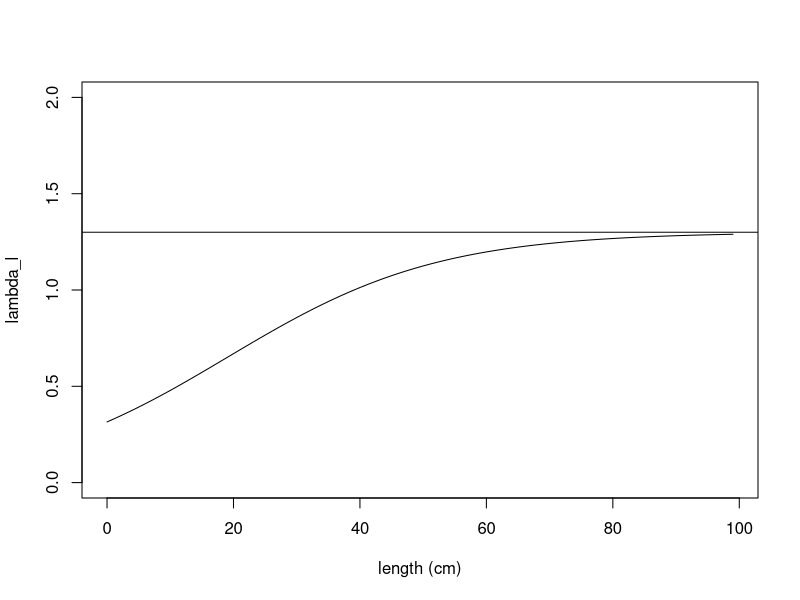
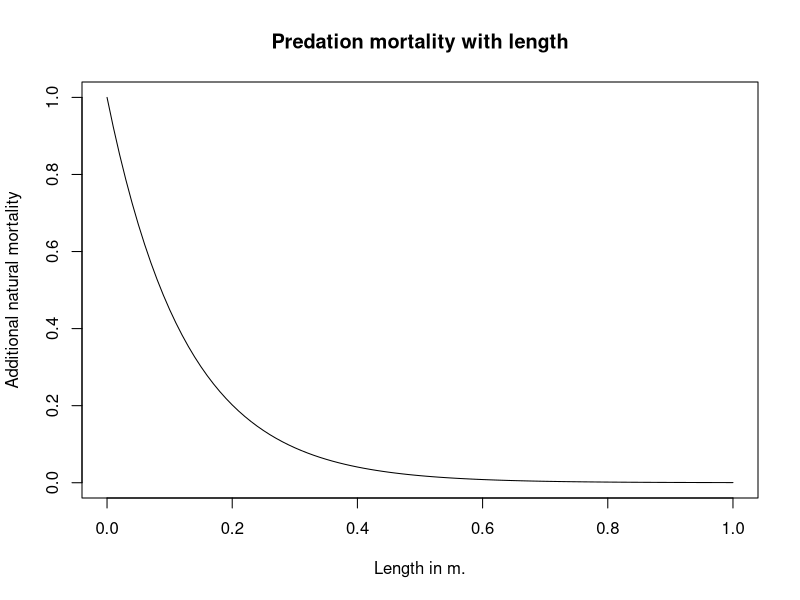
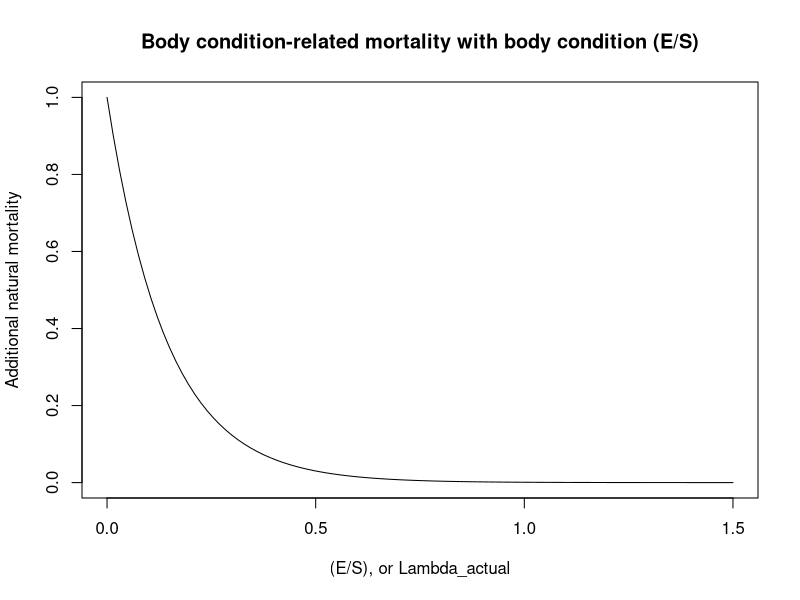
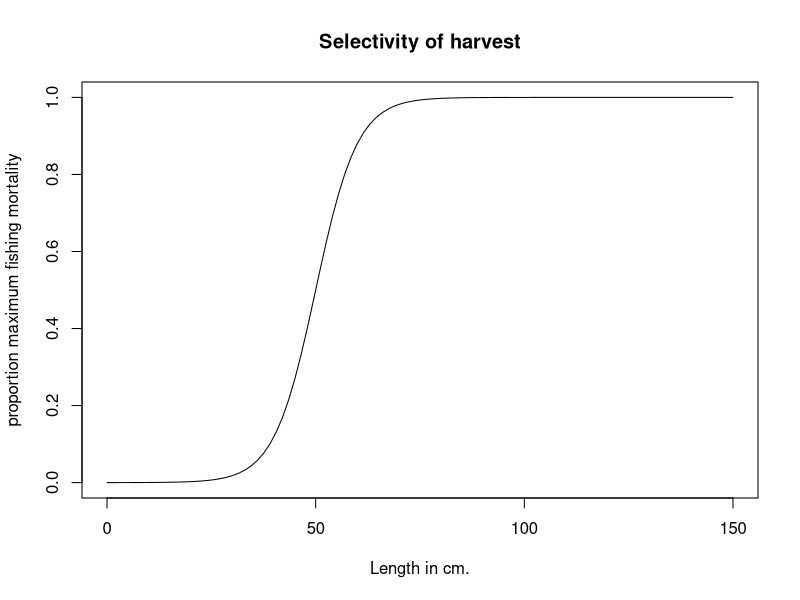
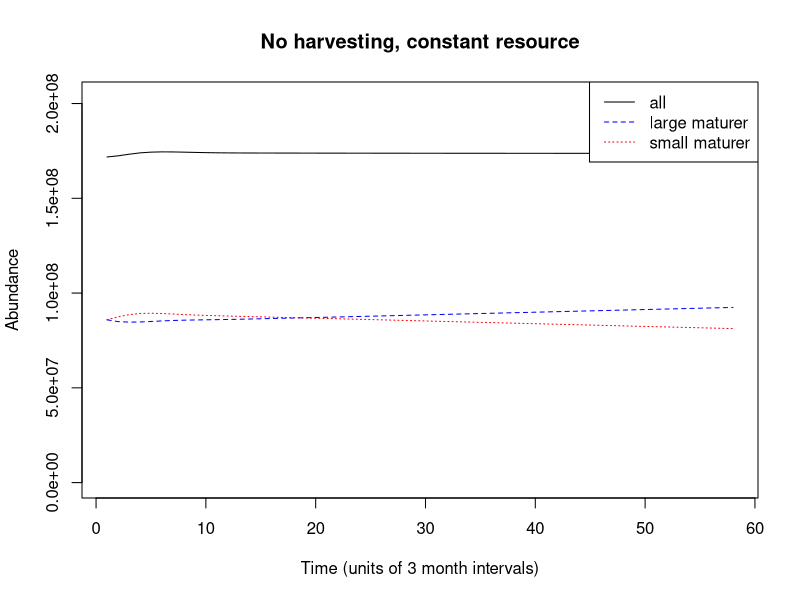

The R source for these figures, in order: (Note: a time limit stopped this script after it produced the figures.)
## ---- chunk 1
knitr::opts_chunk$set(echo = TRUE)
## ---- chunk 2
ratios <- vector(mode="numeric", length=25)
r =6
# In meters
a_bar = 0.2
lambda_min=0

lambda_max=1.3

for (i in 1:100) {
  ratios[i] <- lambda_min + (lambda_max-lambda_min)*(exp(r*((i/100)-a_bar)))/(1+exp(r*((i/100)-a_bar)))
}
plot(0:(length(ratios)-1), ratios, xlab="length (cm)", ylab="lambda_l", type="l", ylim=c(0,2))
abline(h=1.3)
## ---- chunk 3
curve(exp(-8*x), from =0, to=1, xlab="Length in m.", ylab="Additional natural mortality", main="Predation mortality with length")
curve(exp(-7*x), from =0, to=1.5, xlab="(E/S), or Lambda_actual", ylab="Additional natural mortality", main="Body condition-related mortality with body condition (E/S)")
## ---- chunk 4
curve(1/(1+exp(-0.2*(x - 50))), from =0, to=150, xlab="Length in cm.", ylab="proportion maximum fishing mortality", main="Selectivity of harvest")
## ---- chunk 5
# genotype1r = 4
# genotype2r = 8
# genotype1l_bar = 0.2
# genotype2l_bar = 0.2
# genotype1w = 0.674
# genotype2w = 0.674

# genotype1r = 6
# genotype2r = 6
# genotype1l_bar = 0.2
# genotype2l_bar = 0.2
# genotype1w = 0.7
# genotype2w = 0.3

genotype1r = 6
genotype2r = 6
genotype1l_bar = 0.2
genotype2l_bar = 0
genotype1w = 0.674
genotype2w = 0.674

# Set longevity of the fish species, runtime of the model, and number of distinct genotypes
longevity_days = 9125
# set runtime to any arbitrary desired value, in units of days, that is a multiple of 365
runtime_days = 150*365
genotypes = 2
# Setting the length of the timestep in days - set to any fraction of 365
timescale= (365)/4
# Setting run time and longevity to units of time steps
runtime = round(runtime_days/timescale)
longevity = round(longevity_days/timescale)

# How long to run model for convergence before addition of genetic diversity
# in units of days
add_genotypes = 33440

initialize_pop_matrices <- function(longevity, runtime, genotype) {
  # Initialize matrix of columns (years) and rows (age classes)
  # Multiplied by 3 because we'll be storing cohorts' reproductive biomass and lengths 
  age_dist=matrix(0L, nrow=longevity*3, ncol=runtime+1)
  # Add (arbitrarily) 1000000 individuals to age=10 to start with
  age_dist[round(3650/timescale), 1] = 1000000
  return(age_dist)
}

# Generate a matrix for each genotype
for (g in 1:genotypes) {
  assign(paste("age_dist_",g,sep=""),initialize_pop_matrices(longevity, runtime, g),envir = .GlobalEnv)
}

# Set parameters
# Need to add density dependence
# The steepness of the increase in the ratio lambda (reversible over structural mass)
r = 6
# The length at which the increasing function of lambda reaches its inflection point
l_bar = 0.2
# Scaling parameter for obtaining structural mass from standard length
c_1 = 5787
# Multiplier for obtaining overall yearly energy intake as a function of structural mass
p_0 = 0.1*timescale
# Exponent for obtaining overall yearly energy intake as a function of structural mass
p_1 = 2/3
# Maximum ratio lambda (reversible over structural mass) a fish can attain over its life
lambda_max = 1.3
# Minimum ratio lambda a fish can attain over its life
lambda_min = 0
# Multiplier for obtaining cost of maintenance of structural mass
c_S = 0.003*timescale
# Multiplier for obtaining cost of maintenance of reversible mass
c_E = 0.0003*timescale
# Efficiency with which energy is converted into reversible mass
e_E = 0.9
# Efficiency with which energy is converted to structural mass
e_S = (1/3)
# Multiplier and exponent for the cost of reproduction (in grams)
r_0 = 6
r_1 = 0.6
# Effectively, reproductive investment (fraction of reversible mass devoted to reproduction)
w= 0.674
# Instantaneous base mortality rate, derived from daily instantaneous probability of survival for M=-0.2, multiplied to -1 to make positive
m = log(0.999452^timescale)*(-1)
# Instantaneous fishing mortality
Fishing = 0
# Ricker
alpha = 8.44e-09
b = 4.43e-15
# Parameter setting size-selection ogive steepness
q_f = 0.2
# Minimum catch size for the species (in meters)
mincatchsize = 0.5
# Total population biomass
b_t=0
# Increased natural mortality rate at E/S = 0 or S = 0 
# For roughly 0.5 year-based instantaneous mortality at ~1 yrs., Koster et al 2003
m_p_max=log(0.9986^timescale)*(-1)
m_c_max=log(0.95^timescale)*(-1)
# Egg packing constant
packing = 4.45e6
# Parameter for exponential decline in condition-dependent mortality with improved body condition
z_c=7
# Parameter for exponential decline in predation mortality with increased body length
z_p=8
# Resource density
RD = 9000000
# Consumption with resource density half-saturation constant
K_RD = 1000000
# Variability in resource
sd_RD = 0
# How much energy intake is affected by changes in resources (1=no change)
resource = 1

# GROWTH FUNCTIONS

# For obtaining structural mass
structural_mass <- function(l) {
  return(c_1*(l)^3)
}

# Calculate the instrinsic length-dependent E/S ratio that the fish is trying to attain
intrinsic_lambda <- function(l, l_bar, r, lambda_min, lambda_max) {
  return(lambda_min + (lambda_max-lambda_min)*(exp(r*(l-l_bar)))/(1+exp(r*(l-l_bar))))
}

# Energy intake for the fish per year, dependent on fish structural biomass
size_dependent_energy_intake <- function(S, p_0, p_1) {
  return(resource*p_0*(S)^(p_1))
}

# Calculate the cost of the year of maintaining current structural and reversible biomass
maintenance_cost <- function(S, E, c_S, c_E) {
  return(c_S*S + c_E*E)
}

# Function for calculating a new, reduced level of reversible biomass, if net energy intake is negative
negative_p_net <- function(E, p_net, e_E) {
  if (p_net < 0) {
    return(E + (p_net/e_E))}
}

# Calculate the amount of energy needed to raise the R/S ratio to the length-dependent maximum
p_E_raising_lambda <- function(lambda_a, S, E) {
  return((lambda_a*S - E))
}

# Calculating proportion of any remaining energy to be converted to structural mass, to maintain R/S
remaining_energy_allocation <- function(e_S, e_E, lambda_a) {
  return((lambda_a*e_S)/(lambda_a*e_S + e_E))
}

# Obtain R and S for a cohort prior to its reproduction (or failure to reproduce) that year
get_pre_reproductive_size <- function(E_past, l_past, a) {
  S_past = structural_mass(l_past)
  S = S_past
  lambda_a = intrinsic_lambda(l_past, l_bar, r, lambda_min, lambda_max)
  p_net = size_dependent_energy_intake(S_past, p_0, p_1) - maintenance_cost(S_past, E_past, c_S, c_E)
  if (p_net < 0) {
    E <- max(0,negative_p_net(E_past, p_net, e_E))
  }
  if (p_net >= 0 & lambda_a > (E_past/S_past)) {
    # Gives amount of grams needed to raise E/S to lambda_l - not taking efficiency into account yet
    p_E = p_E_raising_lambda(lambda_a, S_past, E_past)
    if ((p_E/e_E - p_net) >=0) {
      E_past = p_net*e_E + E_past
      p_net = 0
    }
    if ((p_E/e_E - p_net) <0) {
      E_past = p_E + E_past
      p_net = p_net - p_E/e_E
    }
  }
  E = E_past
  if (p_net >= 0) {
    E = E_past + remaining_energy_allocation(e_S, e_E, lambda_a)*e_E*p_net
    S = S_past + (1-remaining_energy_allocation(e_S, e_E, lambda_a))*e_S*p_net
  }
  l = (S/c_1)^(1/3)
  output <- c(E,l)
  return(output)
}

# REPRODUCTION FUNCTIONS

# Calculate spawning stock biomass
fecundity <- function(ages, t, age_dist, g) {
  # Parameterizing genotypes
  if (t >= round(add_genotypes/timescale)) {
    w=0.674
    # Genotype parameterization
    if (g==1) {
      w=genotype1w
    }
    if (g==2) {
      w=genotype2w
    }
  }
  fecundity = 0
  for (a in ages) {
    if ((w*age_dist[a+(longevity),t]-(r_0*structural_mass(age_dist[a+(2*longevity),t]))^(r_1))>0) {
      fecundity = fecundity + (w*age_dist[a+(longevity),t]-(r_0*structural_mass(age_dist[a+(2*longevity),t]))^(r_1))*age_dist[a,t]
      age_dist[a+(longevity),t] = age_dist[a+(longevity),t] - w*age_dist[a+(longevity),t]
    }
  }
  # Convert from g. to kg.
  fecundity = fecundity/1000
  # Convert from kg. to fecundity
  fecundity = fecundity*(packing)
  assign(paste("age_dist_",g,sep=""),age_dist, envir = .GlobalEnv) 
  return(fecundity)
}

# Calculate total population biomass
biomass_t <- function(ages, t) {
  for (a in ages) {
    b_t = b_t + age_dist[a, t-1]*(structural_mass(age_dist[a+(2*longevity),t-1]))
  }
  return(b_t)
}

# Density dependent recruitment for this year
recruitment <- function(age, ages, t) {
  egg_production_total = 0
  for (g in 1:genotypes) {
    egg_production_total = egg_production_total + fecundity(ages, t, get(paste("age_dist_",g,sep="")),g)
  }
  relative_recruitment = vector(mode="numeric", length=genotypes)
  for (g in 1:genotypes) {
    relative_recruitment[g] = fecundity(ages, t, get(paste("age_dist_",g,sep="")),g)/egg_production_total
  }
  if (age==0) {
    N_0 = alpha * egg_production_total * exp(-b*egg_production_total)
    # Converting from thousands recruits to recruits, dividing by 2 because Ricker makes both male and female fish
    N_0 = N_0 * 1000
    N_0 = N_0/2
  }
  for (g in 1:genotypes) {
    age_dist = get(paste("age_dist_",g,sep=""))
    age_dist[1,t] = N_0*relative_recruitment[g]
    assign(paste("age_dist_",g,sep=""),age_dist, envir = .GlobalEnv) 
  }
}

# Add new recruits, and change the reproducing cohorts' amount of reversible mass
reproduce <- function(ages, t) {
  if (t>1) {
    recruitment(0, ages, t)
  }
}

# MORTALITY FUNCTIONS

# Fishing mortality is size selective
selective_mortality <- function(length) {
  1 / (1 + exp(-q_f*(length - mincatchsize)*100))
}

# Mortality drops as E/S increases, as S increases
mortality <- function(age) {
  cond <- 100*(((age_dist[age-1+(longevity),t-1]))+structural_mass(age_dist[age-1+(2*longevity),t-1]))/((100*age_dist[age-1+(2*longevity),t-1])^3)
  length = age_dist[age-1+(2*longevity),t-1]
  if (age < longevity) {
    N_t = age_dist[age-1,t-1]*exp( -m + -Fishing*selective_mortality(length) - m_c_max*exp(-z_c*cond) - (m_p_max-m)*exp(-z_p*length) )
  }
  if (age == longevity) {
    N_t = age_dist[age-1,t-1]*exp( -m + -Fishing*selective_mortality(length) - m_c_max*exp(-z_c*cond) - (m_p_max-m)*exp(-z_p*length))
    N_t = age_dist[age,t-1]*exp( -m + -Fishing*selective_mortality(length) - m_c_max*exp(-z_c*cond) - (m_p_max-m)*exp(-z_p*length))
  }
  return(N_t)
}

# Initial masses and lengths for age 0 cod from table 2.2.1 from Ianelli et al., and (for the lambda ratio) from Audzijonyte and Richards
# Calculate lengths (and reversible masses) at each age for the model with no density dependence
lengths_at_t1 <- function(genotypes) {
  t=1
  for (g in 1:genotypes) {
    age_dist = get(paste("age_dist_",g,sep=""))
    age_dist[1+(longevity), 1] = 3.938
    age_dist[1+2*(longevity), 1] = 0.1102
    for (i in 2:longevity) {
      new_E_l = get_pre_reproductive_size(age_dist[i-1+(longevity), 1],age_dist[i-1+2*(longevity), 1], i-1)
      age_dist[i+(longevity), 1] = new_E_l[1]
      age_dist[i+(2*longevity), 1] = new_E_l[2]
      if ((w*age_dist[i+(longevity),t]-(r_0*structural_mass(age_dist[i+(2*longevity),t]))^(r_1))>0)
      {
       age_dist[i+(longevity),t] = age_dist[i+(longevity),t] - w*age_dist[i+(longevity),t]*(timescale/365) 
      }
    }
    assign(paste("age_dist_",g,sep=""),age_dist, envir = .GlobalEnv) 
  }
}  

# Initialize lengths and reversible masses for ages
lengths_at_t1(genotypes)

# Set runtime so is extra time left in end of model, to account for recruitment lag
runtime <- (runtime - (round(365/timescale)))

# Run the model
for (t in 2:runtime) {
  random_multiplier <- max(rnorm(1,1,sd=sd_RD),0)
  resource = (random_multiplier*RD/(K_RD+ random_multiplier*RD))  
  b_t=0
  if (t == round(add_genotypes/timescale)) {
    Fishing = log(exp(-0)^(1/(365/timescale)))*(-1)
    sd_RD = 0
  }
  for (genotype in 1:genotypes) {
    age_dist = get(paste("age_dist_",genotype,sep=""))
    b_t = biomass_t(1:longevity, t)
    assign(paste("age_dist_",genotype,sep=""),age_dist, envir = .GlobalEnv) 
  }
  for (genotype in 1:genotypes) {
    
    # Parameterizing genotypes
    if (t >= round(add_genotypes/timescale)) {
      r=6
      # Genotype parameterization
      if (genotype==1) {
        # a_bar = 36.5
        r=genotype1r
        l_bar = genotype1l_bar
      }
      if (genotype==2) {
        # a_bar = 365*2
        r=genotype2r
        l_bar = genotype2l_bar
      }
    }
  
    age_dist = get(paste("age_dist_",genotype,sep=""))
    age_dist[1+(longevity), t] =  3.938
    age_dist[1+2*(longevity), t] = 0.1102
    for (age in 2:longevity) {
      new_E_l = get_pre_reproductive_size(age_dist[age-1+(longevity), t-1],age_dist[age-1+2*(longevity), t-1], age-1)
      age_dist[age+(longevity), t] = new_E_l[1]
      age_dist[age+(2*longevity), t] = new_E_l[2]
    
    # Mortality
    for (age in 2:longevity) {
      age_dist[age, t] <- mortality(age)
    }
    }
    assign(paste("age_dist_",genotype,sep=""),age_dist, envir = .GlobalEnv) 
  }
  if ((t%%round(365/timescale) == 0)) {
   reproduce(1:longevity, t) 
  }
}

## ---- chunk 6
### Analysis code

approach <- vector(mode="numeric", length=runtime)
for (i in 1:runtime) {
  for (j in 1:genotypes) {
    approach[i] <- approach[i]+ sum(get(paste("age_dist_", j, sep=""))[1:longevity,i])
  } 
}
# Plot population dynamics
plot(approach[seq(round(add_genotypes/timescale),length(approach), by=4)],lty=1, pch=19, type="l", ylab="Abundance",xlab="Time (units of 3 month intervals)", ylim=c(0,max(approach)), main= "No harvesting, constant resource")
approach <- vector(mode="numeric", length=runtime)
for (i in 1:runtime) {
  approach[i] <- sum(age_dist_1[1:longevity,i])
}
lines(approach[seq(round(add_genotypes/timescale),length(approach), by=4)], lty=2, pch=19, type="l", col="blue")
cols <- c(3,4,5,6)
for (j in 2:genotypes) {
  approach <- vector(mode="numeric", length=runtime)
  for (i in 1:runtime) {
    approach[i] <- sum(get(paste("age_dist_",j, sep=""))[1:longevity,i])
  }
  lines(approach[seq(round(add_genotypes/timescale),length(approach), by=4)], lty=cols[j-1], pch=19, col="red")
}
legend("topright",legend=c("all", "large maturer","small maturer"), lty=1:3, col=c("black","blue","red"))
## ---- chunk 7
# Run the model
for (t in (round(add_genotypes/timescale)):runtime) {
  random_multiplier <- max(rnorm(1,1,sd=sd_RD),0)
  resource = (random_multiplier*RD/(K_RD+ random_multiplier*RD))  
  b_t=0
  if (t == round(add_genotypes/timescale)) {
    Fishing = log(exp(-0.1)^(1/(365/timescale)))*(-1)
    sd_RD = 0
  }
  for (genotype in 1:genotypes) {
    age_dist = get(paste("age_dist_",genotype,sep=""))
    b_t = biomass_t(1:longevity, t)
    assign(paste("age_dist_",genotype,sep=""),age_dist, envir = .GlobalEnv) 
  }
  for (genotype in 1:genotypes) {
    
    # Parameterizing genotypes
    if (t >= round(add_genotypes/timescale)) {
      r=6
      # Genotype parameterization
      if (genotype==1) {
        # a_bar = 36.5
        r=genotype1r
        l_bar = genotype1l_bar
      }
      if (genotype==2) {
        # a_bar = 365*2
        r=genotype2r
        l_bar = genotype2l_bar
      }
    }
  
    age_dist = get(paste("age_dist_",genotype,sep=""))
    age_dist[1+(longevity), t] =  3.938
    age_dist[1+2*(longevity), t] = 0.1102
    for (age in 2:longevity) {
      new_E_l = get_pre_reproductive_size(age_dist[age-1+(longevity), t-1],age_dist[age-1+2*(longevity), t-1], age-1)
      age_dist[age+(longevity), t] = new_E_l[1]
      age_dist[age+(2*longevity), t] = new_E_l[2]
    
    # Mortality
    for (age in 2:longevity) {
      age_dist[age, t] <- mortality(age)
    }
    }
    assign(paste("age_dist_",genotype,sep=""),age_dist, envir = .GlobalEnv) 
  }
  if ((t%%round(365/timescale) == 0)) {
   reproduce(1:longevity, t) 
  }
}

### Analysis code

approach <- vector(mode="numeric", length=runtime)
for (i in 1:runtime) {
  for (j in 1:genotypes) {
    approach[i] <- approach[i]+ sum(get(paste("age_dist_", j, sep=""))[1:longevity,i])
  } 
}
# Plot population dynamics
plot(approach[seq(round(add_genotypes/timescale),length(approach), by=4)],lty=1, pch=19, type="l", ylab="Abundance",xlab="Time (units of 3 month intervals)", ylim=c(0,max(approach)), main= "Harvesting, constant resource")
approach <- vector(mode="numeric", length=runtime)
for (i in 1:runtime) {
  approach[i] <- sum(age_dist_1[1:longevity,i])
}
lines(approach[seq(round(add_genotypes/timescale),length(approach), by=4)], lty=2, pch=19, type="l", col="blue")
cols <- c(3,4,5,6)
for (j in 2:genotypes) {
  approach <- vector(mode="numeric", length=runtime)
  for (i in 1:runtime) {
    approach[i] <- sum(get(paste("age_dist_",j, sep=""))[1:longevity,i])
  }
  lines(approach[seq(round(add_genotypes/timescale),length(approach), by=4)], lty=cols[j-1], pch=19, col="red")
}
legend("topright",legend=c("all", "large maturer","small maturer"), lty=1:3, col=c("black","blue","red"))
## ---- chunk 8
total_r_nh <- vector(mode="numeric")
g_1_r_nh <- vector(mode="numeric")
g_2_r_nh <- vector(mode="numeric")
selection_r_nh <- vector(mode="numeric")

for (rrun_counter in 1:10) {

# Need to take this loop out, integrate into rest of code
random_resources <- vector(mode="numeric", length=runtime)
for (r in 1:runtime) {
  random_resources[r] <- max(rnorm(1,1,sd=0.8),0)
}

# Run the model
for (t in (round(add_genotypes/timescale)):runtime) {
  random_multiplier <- random_resources[t]
  resource = (random_multiplier*RD/(K_RD+ random_multiplier*RD))  
  b_t=0
  if (t == round(add_genotypes/timescale)) {
    Fishing = log(exp(-0)^(1/(365/timescale)))*(-1)
    sd_RD = 0.25
  }
  for (genotype in 1:genotypes) {
    age_dist = get(paste("age_dist_",genotype,sep=""))
    b_t = biomass_t(1:longevity, t)
    assign(paste("age_dist_",genotype,sep=""),age_dist, envir = .GlobalEnv) 
  }
  for (genotype in 1:genotypes) {
    
    # Parameterizing genotypes
    if (t >= round(add_genotypes/timescale)) {
      r=6
      # Genotype parameterization
      if (genotype==1) {
        # a_bar = 36.5
        r=genotype1r
        l_bar = genotype1l_bar
      }
      if (genotype==2) {
        # a_bar = 365*2
        r=genotype2r
        l_bar = genotype2l_bar
      }
    }
  
    age_dist = get(paste("age_dist_",genotype,sep=""))
    age_dist[1+(longevity), t] =  3.938
    age_dist[1+2*(longevity), t] = 0.1102
    for (age in 2:longevity) {
      new_E_l = get_pre_reproductive_size(age_dist[age-1+(longevity), t-1],age_dist[age-1+2*(longevity), t-1], age-1)
      age_dist[age+(longevity), t] = new_E_l[1]
      age_dist[age+(2*longevity), t] = new_E_l[2]
    
    # Mortality
    for (age in 2:longevity) {
      age_dist[age, t] <- mortality(age)
    }
    }
    assign(paste("age_dist_",genotype,sep=""),age_dist, envir = .GlobalEnv) 
  }
  if ((t%%round(365/timescale) == 0)) {
   reproduce(1:longevity, t) 
  }
}

### Analysis code

approach <- vector(mode="numeric", length=runtime)
for (i in 1:runtime) {
  for (j in 1:genotypes) {
    approach[i] <- approach[i]+ sum(get(paste("age_dist_", j, sep=""))[1:longevity,i])
  } 
}
total_r_nh <- c(total_r_nh, approach[seq(round(add_genotypes/timescale),length(approach), by=4)])
# Plot population dynamics
plot(approach[seq(round(add_genotypes/timescale),length(approach), by=4)],lty=1, pch=19, type="l", ylab="Abundance",xlab="Time (units of 3 month intervals)", ylim=c(0,max(approach)), main= "No harvesting, variable resource")
approach <- vector(mode="numeric", length=runtime)
for (i in 1:runtime) {
  approach[i] <- sum(age_dist_1[1:longevity,i])
}
lines(approach[seq(round(add_genotypes/timescale),length(approach), by=4)], lty=2, pch=19, type="l")
g_1_r_nh <- c(g_1_r_nh, approach[seq(round(add_genotypes/timescale),length(approach), by=4)])
cols <- c(3,4,5,6)
for (j in 2:genotypes) {
  approach <- vector(mode="numeric", length=runtime)
  for (i in 1:runtime) {
    approach[i] <- sum(get(paste("age_dist_",j, sep=""))[1:longevity,i])
  }
  lines(approach[seq(round(add_genotypes/timescale),length(approach), by=4)], lty=cols[j-1], pch=19)
  g_2_r_nh <- c(g_2_r_nh, approach[seq(round(add_genotypes/timescale),length(approach), by=4)])
}
legend("topright",legend=c("all", "large maturer","small maturer"), lty=1:3)

# Get mean parent genotypes
mean_parent_genotypes <- vector(mode="numeric", length=runtime)
for (i in 1:runtime) {
  mean_parent_genotypes[i] <- (age_dist_1[1,i]*genotype1l_bar + age_dist_2[1,i]*genotype2l_bar)/(age_dist_1[1,i] + age_dist_2[1,i])
}
mean_parent_genotypes<-mean_parent_genotypes[seq(368,length(mean_parent_genotypes)-4, by=4)]

# Get mean genotypes of offspring
mean_offspring_genotypes <- vector(mode="numeric", length=runtime)
for (i in 1:runtime) {
  mean_offspring_genotypes[i] <- (age_dist_1[1,i]*genotype1l_bar + age_dist_2[1,i]*genotype2l_bar)/(age_dist_1[1,i] + age_dist_2[1,i])
}
mean_offspring_genotypes <- mean_offspring_genotypes[seq(372,length(mean_offspring_genotypes), by=4)]

# selection_r_nh <- c(selection_r_nh, (mean_offspring_genotypes-mean_parent_genotypes))

selection_r_nh <- c(selection_r_nh, (mean_offspring_genotypes))

}

plot((round(add_genotypes/timescale)):runtime, random_resources[(round(add_genotypes/timescale)):runtime], col="green", main="Variation in resources over time", xlab="Time", ylab="Total amt. resource in enironment", type="l")
## ---- chunk 9
total_r_h <- vector(mode="numeric")
g_1_r_h <- vector(mode="numeric")
g_2_r_h <- vector(mode="numeric")
selection_r_h <- vector(mode="numeric")

for (rrun_counter in 1:10) {

# Need to take this loop out, integrate into rest of code
random_resources <- vector(mode="numeric", length=runtime)
for (r in 1:runtime) {
  random_resources[r] <- max(rnorm(1,1,sd=0.8),0)
}

# Run the model
for (t in (round(add_genotypes/timescale)-10):runtime) {
  random_multiplier <- random_resources[t]
  resource = (random_multiplier*RD/(K_RD+ random_multiplier*RD))
  b_t=0
  if (t == round(add_genotypes/timescale)) {
    Fishing = log(exp(-0.1)^(1/(365/timescale)))*(-1)
    sd_RD = 0.25
  }
  for (genotype in 1:genotypes) {
    age_dist = get(paste("age_dist_",genotype,sep=""))
    b_t = biomass_t(1:longevity, t)
    assign(paste("age_dist_",genotype,sep=""),age_dist, envir = .GlobalEnv) 
  }
  for (genotype in 1:genotypes) {
    
    # Parameterizing genotypes
    if (t >= round(add_genotypes/timescale)) {
      r=6
      # Genotype parameterization
      if (genotype==1) {
        # a_bar = 36.5
        r=genotype1r
        l_bar = genotype1l_bar
      }
      if (genotype==2) {
        # a_bar = 365*2
        r=genotype2r
        l_bar = genotype2l_bar
      }
    }
  
    age_dist = get(paste("age_dist_",genotype,sep=""))
    age_dist[1+(longevity), t] =  3.938
    age_dist[1+2*(longevity), t] = 0.1102
    for (age in 2:longevity) {
      new_E_l = get_pre_reproductive_size(age_dist[age-1+(longevity), t-1],age_dist[age-1+2*(longevity), t-1], age-1)
      age_dist[age+(longevity), t] = new_E_l[1]
      age_dist[age+(2*longevity), t] = new_E_l[2]
    
    # Mortality
    for (age in 2:longevity) {
      age_dist[age, t] <- mortality(age)
    }
    }
    assign(paste("age_dist_",genotype,sep=""),age_dist, envir = .GlobalEnv) 
  }
  if ((t%%round(365/timescale) == 0)) {
   reproduce(1:longevity, t) 
  }
}

### Analysis code

approach <- vector(mode="numeric", length=runtime)
for (i in 1:runtime) {
  for (j in 1:genotypes) {
    approach[i] <- approach[i]+ sum(get(paste("age_dist_", j, sep=""))[1:longevity,i])
  } 
}
total_r_h <- c(total_r_h, approach[seq(round(add_genotypes/timescale),length(approach), by=4)])
# Plot population dynamics
plot(approach[seq(round(add_genotypes/timescale),length(approach), by=4)],lty=1, pch=19, type="l", ylab="Abundance",xlab="Time (units of 3 month intervals)", ylim=c(0,max(approach)), main= "Harvesting, variable resource")
approach <- vector(mode="numeric", length=runtime)
for (i in 1:runtime) {
  approach[i] <- sum(age_dist_1[1:longevity,i])
}
lines(approach[seq(round(add_genotypes/timescale),length(approach), by=4)], lty=2, pch=19, type="l")
g_1_r_h <- c(g_1_r_h, approach[seq(round(add_genotypes/timescale),length(approach), by=4)])
cols <- c(3,4,5,6)
for (j in 2:genotypes) {
  approach <- vector(mode="numeric", length=runtime)
  for (i in 1:runtime) {
    approach[i] <- sum(get(paste("age_dist_",j, sep=""))[1:longevity,i])
  }
  lines(approach[seq(round(add_genotypes/timescale),length(approach), by=4)], lty=cols[j-1], pch=19)
  g_2_r_h <- c(g_2_r_h, approach[seq(round(add_genotypes/timescale),length(approach), by=4)])
}
legend("topright",legend=c("all", "large maturer","small maturer"), lty=1:3)

# Get mean parent genotypes
mean_parent_genotypes <- vector(mode="numeric", length=runtime)
for (i in 1:runtime) {
  mean_parent_genotypes[i] <- (age_dist_1[1,i]*genotype1l_bar + age_dist_2[1,i]*genotype2l_bar)/(age_dist_1[1,i] + age_dist_2[1,i]) 
}
mean_parent_genotypes<-mean_parent_genotypes[seq(368,length(mean_parent_genotypes)-4, by=4)]

# Get mean genotypes of offspring
mean_offspring_genotypes <- vector(mode="numeric", length=runtime)
for (i in 1:runtime) {
  mean_offspring_genotypes[i] <- (age_dist_1[1,i]*genotype1l_bar + age_dist_2[1,i]*genotype2l_bar)/(age_dist_1[1,i] + age_dist_2[1,i])
}
mean_offspring_genotypes <- mean_offspring_genotypes[seq(372,length(mean_offspring_genotypes), by=4)]

selection_r_h <- c(selection_r_h, (mean_offspring_genotypes-mean_parent_genotypes))

}

plot((round(add_genotypes/timescale)):runtime, random_resources[(round(add_genotypes/timescale)):runtime], col="green", main="Variation in resources over time", xlab="Time", ylab="Total amt. resource in enironment", type="l")
## ---- chunk 10
# i_0 must be a year where there was recruitment
i_0 = 443
repro_vec = vector(length=longevity, mode="numeric")
survivor_vec = vector(length=longevity, mode="numeric")
length_vec_1 = vector(length=100, mode="numeric")
cond_vec_1 = vector(length=100, mode="numeric")
w = genotype1w
r = genotype1r
age_dist <- age_dist_1
survivor_vec[1]<-age_dist[1,i_0+1]
repro_vec[1] <- 0
for (i in 2:longevity) {
  repro_vec[i] <- max(0, (w*age_dist[i+(longevity),i_0+i] - (r_0*structural_mass(age_dist[i+(2*longevity),i_0+i]))^(r_1)))
  survivor_vec[i] <- age_dist[i,i_0+i]/(survivor_vec[1])
   length_vec_1[i] <- age_dist[i+(2*longevity),i_0+i]
   cond_vec_1[i] <- 100*(((age_dist[i+(longevity),i_0+i]))+structural_mass(age_dist[i+(2*longevity),i_0+i]))/((100*age_dist[i+(2*longevity),i_0+i])^3)
}
survivor_vec_1 <- survivor_vec
repro_vec_1 <- repro_vec

i_0 = 443
repro_vec = vector(length=100, mode="numeric")
survivor_vec = vector(length=100, mode="numeric")
length_vec = vector(length=100, mode="numeric")
cond_vec = vector(length=100, mode="numeric")
w = genotype2w
r = genotype2r
age_dist <- age_dist_2
survivor_vec[1]<-age_dist[1,i_0+1]
repro_vec[1] <- 0
for (i in 2:longevity) {
  # Should really be relative recruitment
  repro_vec[i] <- max(0, (w*age_dist[i+(longevity),i_0+i] - (r_0*structural_mass(age_dist[i+(2*longevity),i_0+i]))^(r_1)))
 survivor_vec[i] <- age_dist[i,i_0+i]/(survivor_vec[1])
 length_vec[i] <- age_dist[i+(2*longevity),i_0+i]
 cond <- 100*(((age_dist[age-1+(longevity),t-1]))+structural_mass(age_dist[age-1+(2*longevity),t-1]))/((100*age_dist[age-1+(2*longevity),t-1])^3)
 cond_vec[i] <- 100*(((age_dist[i+(longevity),i_0+i]))+structural_mass(age_dist[i+(2*longevity),i_0+i]))/((100*age_dist[i+(2*longevity),i_0+i])^3)
}
plot((survivor_vec[2:length(survivor_vec)])-(survivor_vec_1[2:length(survivor_vec_1)]), ylab="Survivorship of genotype 2 - genotype 1", main="Survivorship advantage/disadvantage of\ngenotype 2 over 1", xlab="Age")
plot((length_vec[2:length(survivor_vec)])-(length_vec_1[2:length(survivor_vec_1)]), ylab="Length of genotype 2 - genotype 1", main="Length advantage/disadvantage of\ngenotype 2 over 1", xlab="Age")
plot(repro_vec-repro_vec_1, ylab="Reproduction of genotype 2 - genotype 1", main="Reproduction advantage/disadvantage of\ngenotype 2 over 1", xlab="Age")
